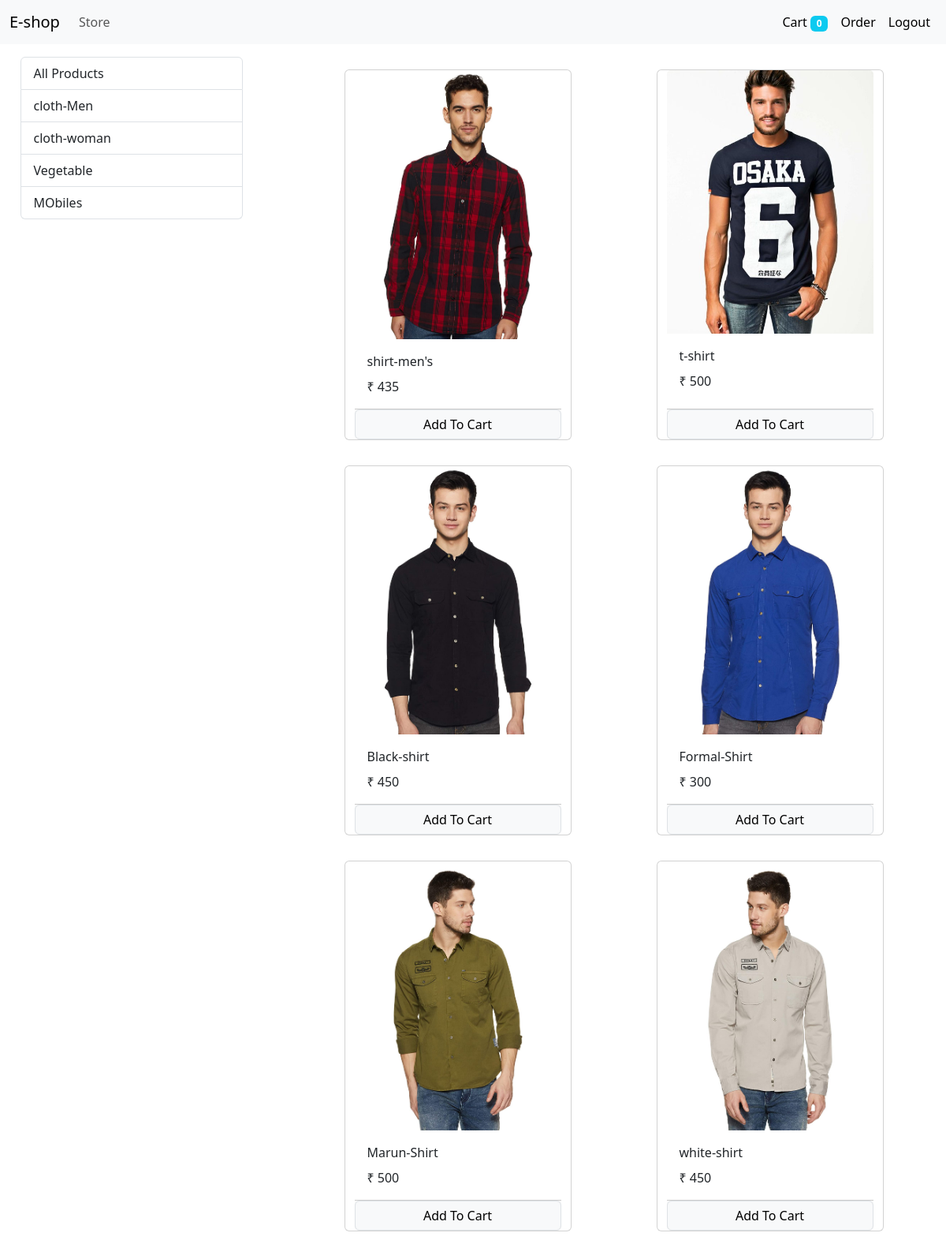
/store?category=1 (signed in), run on the app's committed database.
### store/models/category.py (models this page shows, shortened)
class Category(models.Model):
    name = models.CharField(max_length=20)
    @staticmethod
    def get_all_categories():
        return Category.objects.all()

### store/models/product.py (models this page shows, shortened)
class Product(models.Model):
    name=models.CharField(max_length=50)
    price=models.IntegerField(default=0)
    category=models.ForeignKey(Category, on_delete=models.CASCADE, default=1)
    description = models.CharField(max_length=200, default='', null=True, blank=True)
    image= models.ImageField(upload_to='uploads/products/')
    @staticmethod
    def get_all_product_categoryId(category_id):
        if category_id:
            return Product.objects.filter(category= category_id)
        else:
            return Product.objects.all()

### store/views/home.py (the view)
# urls.py: path('', include('store.urls'))
def store(request):
    cart = request.session.get('cart')
    if not cart:
        request.session['cart'] = {}
    products = None
    categories = Category.get_all_categories()
    categoryID = request.GET.get('category')
    if categoryID:
        products = Product.get_all_product_categoryId(categoryID)
    else:
        products = Product.get_all_product();
    data = {}
    data['products'] = products
    data['categories'] = categories
    return render(request, 'index.html', data)

### store/templatetags/cart.py (called while the page is built)
@register.filter(name='is_in_cart')
def is_in_cart(product, cart):
    keys = cart.keys()
    print(cart, product)
    for id in keys:
        if int(id) == product.id:
            return True
    return False

### store/templatetags/custom_filter.py (called while the page is built)
@register.filter(name='currency')
def currency(number):
    return "₹ "+str(number)

### store/templates/index.html (shortened to what this page needs)
{% extends 'base.html' %}
{%block content%}
{% load cart %}
{% load custom_filter %}
<div class="caontainer-fluid mt-3">
  <div class="row">
      <div class="col-lg-3 mx-auto">
        <div class="list-group">
          <a href="/" class="list-group-item list-group-item-action">
            All Products
          </a>
          {% for category in categories%}
            <a href="/?category={{category.id}}" class="list-group-item list-group-item-action">
              {{category.name}}
            </a>
          {%endfor%}
        </div>
      </div>
    <div id="products" class="col-lg-8 mx-auto">
      <div class="row mx-auto">
        {% for product in products %}
          <div class="card mx-auto mb-3 mt-3" style="width: 18rem;" id={{product.id}}>
            <img src="{{product.image.url}}" class="card-img-top" alt="...">
            <div class="card-body">
              <p class="card-title">{{product.name}}</p>
              <p class="card-text">{{product.price|currency}}</p>
            </div>
            <div class='card-footer p-0'>
              {% if product|is_in_cart:request.session.cart %}
                <div class="row nu-gutters">
                  <form action="/#{{product.id}}" method='post' class="col-2">
                    {% csrf_token %}
                    <input  hidden type="text" name='product' value='{{product.id}}' />
                    <input  hidden type="text" name='remove' value='True' />
                    <input type="submit" class="btn btn-block btn-secondary" value=" - "/>
                  </form>
                  <div class="text-center col">{{product|cart_quantity:request.session.cart}} in cart</div>
                  <form action="/#{{product.id}}" method='post' class="col-2">
                    {% csrf_token %}
                    <input  hidden type="text" name='product' value='{{product.id}}' />
                    <input type="submit" class="btn btn-block btn-secondary" value=" + "/>
                  </form>
                </div>
              {% else %}
                <form action="/#{{product.id}}" method='post' class="btn-block">
                  <input type="submit" class="float-right btn btn-light border form-control" value='Add To Cart'/>
              </form>
              {% endif %}
            </div>
          </div>
        {%endfor%}
      </div>
    </div>
  </div>
</div>
{%endblock%}

### data on the page
Category: name "cloth-Men"
Category: name "cloth-woman"
Category: name "Vegetable"
Category: name "MObiles"
Product: {{ product.id }} 1 (drawn), image (picture), name "shirt-men's", price "₹ 435"
Product: image (picture), name "t-shirt", price "₹ 500"
Product: image (picture), name "Black-shirt", price "₹ 450"
Product: image (picture), name "Formal-Shirt", price "₹ 300"
Product: image (picture), name "Marun-Shirt", price "₹ 500"
Product: image (picture), name "white-shirt", price "₹ 450"

### other printed values
{{ request.session.cart.keys|length }} "0"
